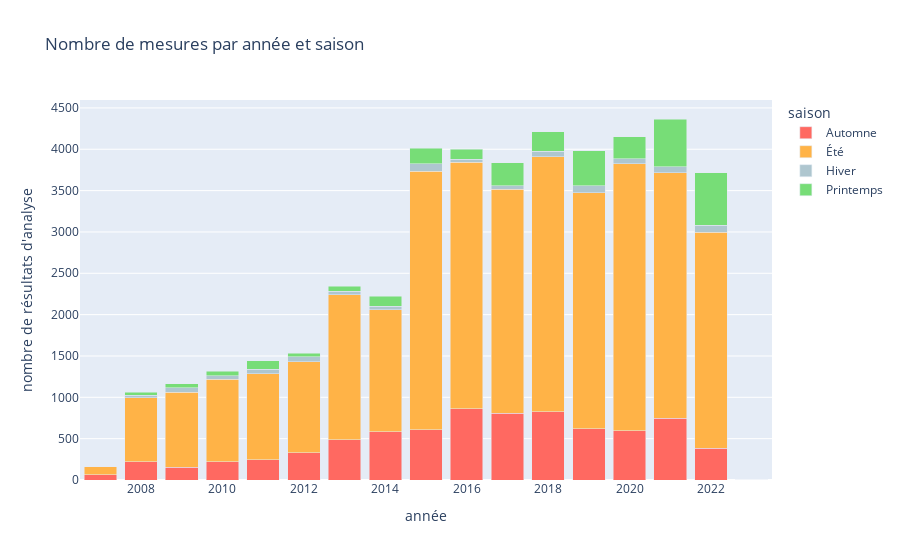

Notebook cell for this chart:
### Markdown cell above
#### Observation des données

### Code cell
fig = px.bar(df_counts, x='année', y="nombre de résultats d'analyse par saison", color='saison', barmode='stack', labels={'Année': 'année', 'Nombre de valeurs': 'Nombre de Mesures'},title='Nombre de mesures par année et saison',color_discrete_map=season_colors)

fig.update_layout( xaxis_title='année',yaxis_title="nombre de résultats d'analyse",legend_title='saison')

fig.show()

### Figure 1 — Plotly figure (JSON) as saved in the notebook; plotly's stock layout.template omitted (floating-point values rounded to 4 significant figures)
{"data": [{"alignmentgroup": "True", "hovertemplate": "saison=Automne<br>année=%{x}<br>nombre de résultats d'analyse par saison=%{y}<extra></extra>", "legendgroup": "Automne", "marker": {"color": "#FF6961", "pattern": {"shape": ""}}, "name": "Automne", "offsetgroup": "Automne", "orientation": "v", "showlegend": true, "textposition": "auto", "type": "bar", "x": [2007, 2008, 2009, 2010, 2011, 2012, 2013, 2014, 2015, 2016, 2017, 2018, 2019, 2020, 2021, 2022], "xaxis": "x", "y": [61, 223, 157, 220, 247, 331, 487, 586, 607, 864, 807, 826, 617, 598, 746, 386], "yaxis": "y"}, {"alignmentgroup": "True", "hovertemplate": "saison=Été<br>année=%{x}<br>nombre de résultats d'analyse par saison=%{y}<extra></extra>", "legendgroup": "Été", "marker": {"color": "#FFB347", "pattern": {"shape": ""}}, "name": "Été", "offsetgroup": "Été", "orientation": "v", "showlegend": true, "textposition": "auto", "type": "bar", "x": [2007, 2008, 2009, 2010, 2011, 2012, 2013, 2014, 2015, 2016, 2017, 2018, 2019, 2020, 2021, 2022], "xaxis": "x", "y": [102, 772, 906, 997, 1038, 1099, 1755, 1471, 3125, 2981, 2712, 3084, 2857, 3228, 2969, 2612], "yaxis": "y"}, {"alignmentgroup": "True", "hovertemplate": "saison=Hiver<br>année=%{x}<br>nombre de résultats d'analyse par saison=%{y}<extra></extra>", "legendgroup": "Hiver", "marker": {"color": "#AEC6CF", "pattern": {"shape": ""}}, "name": "Hiver", "offsetgroup": "Hiver", "orientation": "v", "showlegend": true, "textposition": "auto", "type": "bar", "x": [2008, 2009, 2010, 2011, 2012, 2013, 2014, 2015, 2016, 2017, 2018, 2019, 2020, 2021, 2022, 2023], "xaxis": "x", "y": [30, 54, 46, 54, 63, 39, 42, 91, 32, 42, 68, 84, 57, 74, 81, 3], "yaxis": "y"}, {"alignmentgroup": "True", "hovertemplate": "saison=Printemps<br>année=%{x}<br>nombre de résultats d'analyse par saison=%{y}<extra></extra>", "legendgroup": "Printemps", "marker": {"color": "#77DD77", "pattern": {"shape": ""}}, "name": "Printemps", "offsetgroup": "Printemps", "orientation": "v", "showlegend": true, "textposition": "auto", "type": "bar", "x": [2008, 2009, 2010, 2011, 2012, 2013, 2014, 2015, 2016, 2017, 2018, 2019, 2020, 2021, 2022], "xaxis": "x", "y": [34, 49, 52, 105, 41, 60, 122, 192, 124, 276, 232, 424, 269, 577, 634], "yaxis": "y"}], "layout": {"barmode": "stack", "legend": {"title": {"text": "saison"}, "tracegroupgap": 0}, "title": {"text": "Nombre de mesures par année et saison"}, "xaxis": {"anchor": "y", "domain": [0, 1], "title": {"text": "année"}}, "yaxis": {"anchor": "x", "domain": [0, 1], "title": {"text": "nombre de résultats d'analyse"}}}}
